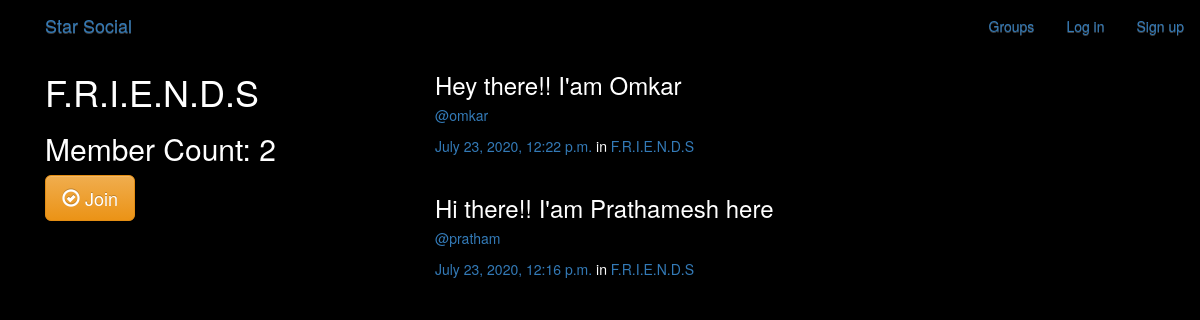
Screenshot of /groups/posts/in/friends/ with the database file from the repository.
### groups/models.py (models this page shows, shortened)
class Group(models.Model):
    name = models.CharField(max_length=225,unique=True)
    slug = models.SlugField(allow_unicode=True,unique=True)
    description = models.TextField(blank=True,default='')
    description_html = models.TextField(blank=True,editable=False,default='')
    members = models.ManyToManyField(User,through='GroupMember')
    class Meta:
        ordering = ['name']

### posts/models.py (models this page shows, shortened)
class Post(models.Model):
    user = models.ForeignKey(User,related_name='posts',on_delete=models.CASCADE)
    created_at = models.DateTimeField(auto_now=True)
    message = models.TextField()
    message_html = models.TextField(editable=False)
    group = models.ForeignKey(Group,blank=True,null=True,related_name='posts',on_delete=models.CASCADE)
    class Meta:
        ordering = ['-created_at']
        unique_together = ['user','message']

### groups/views.py (the view)
# urls.py: url(r"^posts/in/(?P<slug>[-\w]+)/$",views.SingleGroup.as_view(),name="single"),
class SingleGroup(generic.DetailView):
    model = Group

### groups/templates/groups/group_detail.html
{% extends "groups/group_base.html" %}
{% block pregroup %}
<div class="col-md-4">
    <h1>{{group.name}}</h1>
    <h2> Member Count: {{group.members.count}}</h2>
    <div class="content">
        {% if user in group.members.all %}
            <a href="{% url 'groups:leave' slug=group.slug %}" class="btn btn-lg btn-fill btn-warning"><span class="glyphicon glyphicon-remove-circle"></span> Leave</a>
        {% else %}
            <a href="{% url 'groups:join' slug=group.slug %}" class="btn btn-lg btn-fill btn-warning"><span class="glyphicon glyphicon-ok-circle"></span> Join</a>
        {% endif %}
    </div>
</div>
{% endblock %}
{% block group_content %}
<div class="col-md-8">
	{% if group.posts.count == 0 %}
	<h2>No posts in this group yet!</h2>
	{% else %}
		{% for post in group.posts.all %}
			{% include "posts/_post.html" %}
		{% endfor %}
	{% endif %}
</div>
{% endblock %}

### groups/templates/groups/group_base.html (shortened to what this page needs)
{% extends "base.html" %}
{% block content %}
    <div class="container">
        <div class = "row">
            {% block pregroup %}{% endblock %}
            {% block group_content %}{% endblock %}
        </div>
    </div>
{% endblock %}

### templates/base.html (shortened to what this page needs)
<!DOCTYPE html>
{% load static %}
<html>
    <head>
        <link rel="stylesheet" href="https://maxcdn.bootstrapcdn.com/bootstrap/3.3.7/css/bootstrap.min.css">
        <link rel="stylesheet" href="https://maxcdn.bootstrapcdn.com/bootstrap/3.3.7/css/bootstrap-theme.min.css">
        <link rel="stylesheet" href="{% static 'simplesocial/css/master.css'%}">
    </head>
    <body>
        <header id="header" class="fixed-top header-transparent">
        <div class="container">
            <div class="logo float-left">
                <a class="navbar-brand mynav" href="{% url 'home' %}">Star Social</a>
            </div>
            <nav class="nav-menu float-right d-none d-lg-block">
                <div class="container">
                    <ul class="nav navbar-nav navbar-right">
                        {% if user.is_authenticated %}
                            <li><a href="{% url 'posts:create' %}" class="btn btn-simple">Post</a></li>
                            <li><a href="{% url 'groups:all' %}" class="btn btn-simple">Groups</a></li>
                            <li><a href="{% url 'groups:create' %}" class="btn btn-simple">Create Group</a></li>
                            <li><a href="{% url 'accounts:logout' %}" class="btn btn-simple">Log out</a></li>
                        {% else %}
                            <li><a href="{% url 'groups:all' %}"class="btn btn-simple">Groups</a></li>
                            <li><a href="{% url 'accounts:login' %}" class="btn btn-simple">Log in</a></li>
                            <li><a href="{% url 'accounts:signup' %}" class="btn btn-simple">Sign up</a></li>
                        {% endif %}
                    </ul>
                </div>
            </nav>
        </div>
        </header>
            <div class="container mycontent">
                {% block content %}
                {% endblock %}
            </div>
    </body>
</html>

### posts/templates/posts/_post.html (shortened to what this page needs)
<div class="post media">
	<h3>{{ post.message_html|safe }}</h3>
	<div class="media-body">
		<h5 class="media-heading">
			<span class="username"><a href="{% url 'posts:for_user' username=post.user.username %}">@{{ post.user.username }}</a></span>
			<br><br><time class="time"><a href="{% url 'posts:single' username=post.user.username pk=post.pk %}">{{ post.created_at }}</a></time>
			{% if post.group %}
			<span class="group-name">in <a href="#">{{ post.group.name }}</a></span>
			{% endif %}
		</h5>
	</div>
</div>

### static/simplesocial/css/master.css (style rules this page uses)
body { margin: 0; overflow: hidden; background-color: black; color:white; }

### rows the page displays
Group: name "F.R.I.E.N.D.S", members.count "2"
Post: message_html "Hey there!! I'am Omkar", user.username "omkar", created_at "July 23, 2020, 12:22 p.m.", group.name "F.R.I.E.N.D.S"
Post: message_html "Hi there!! I'am Prathamesh here", user.username "pratham", created_at "July 23, 2020, 12:16 p.m.", group.name "F.R.I.E.N.D.S"
